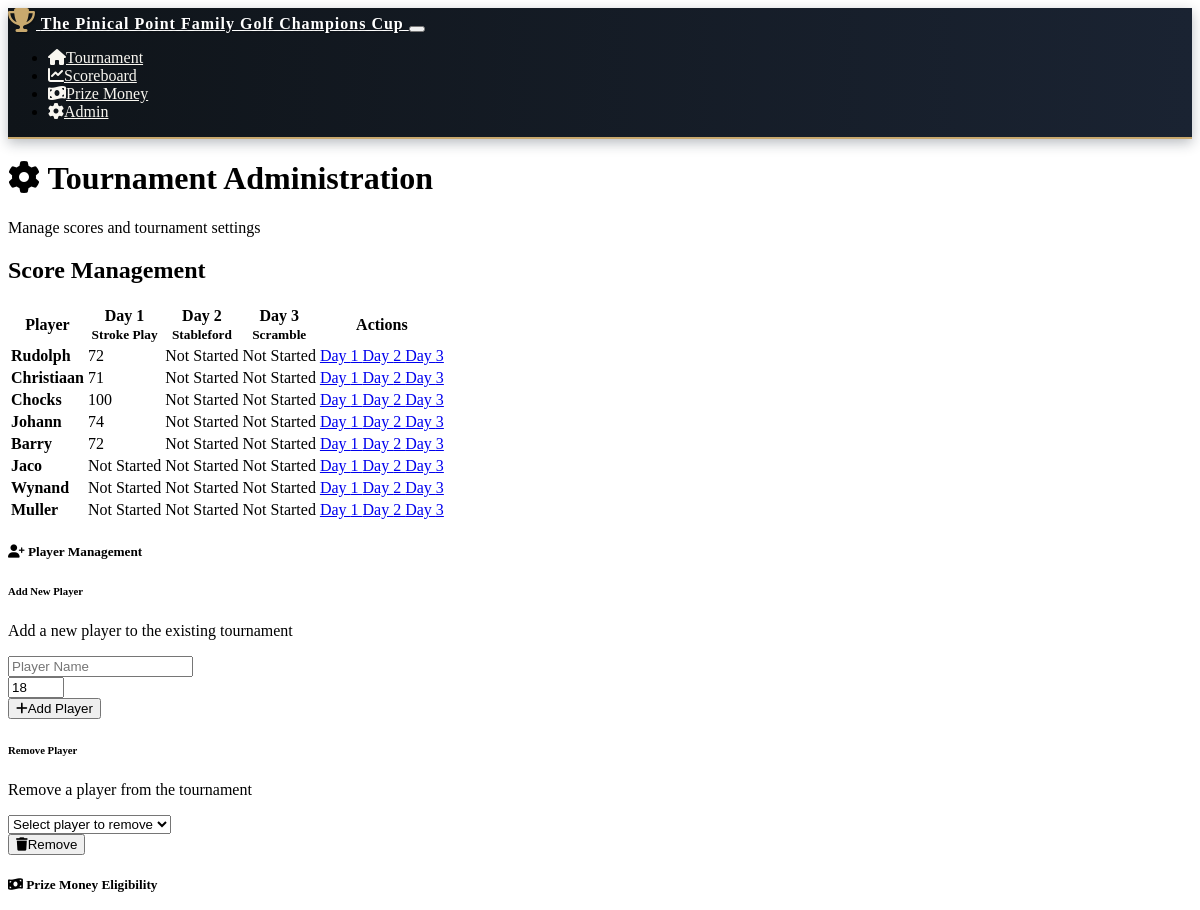
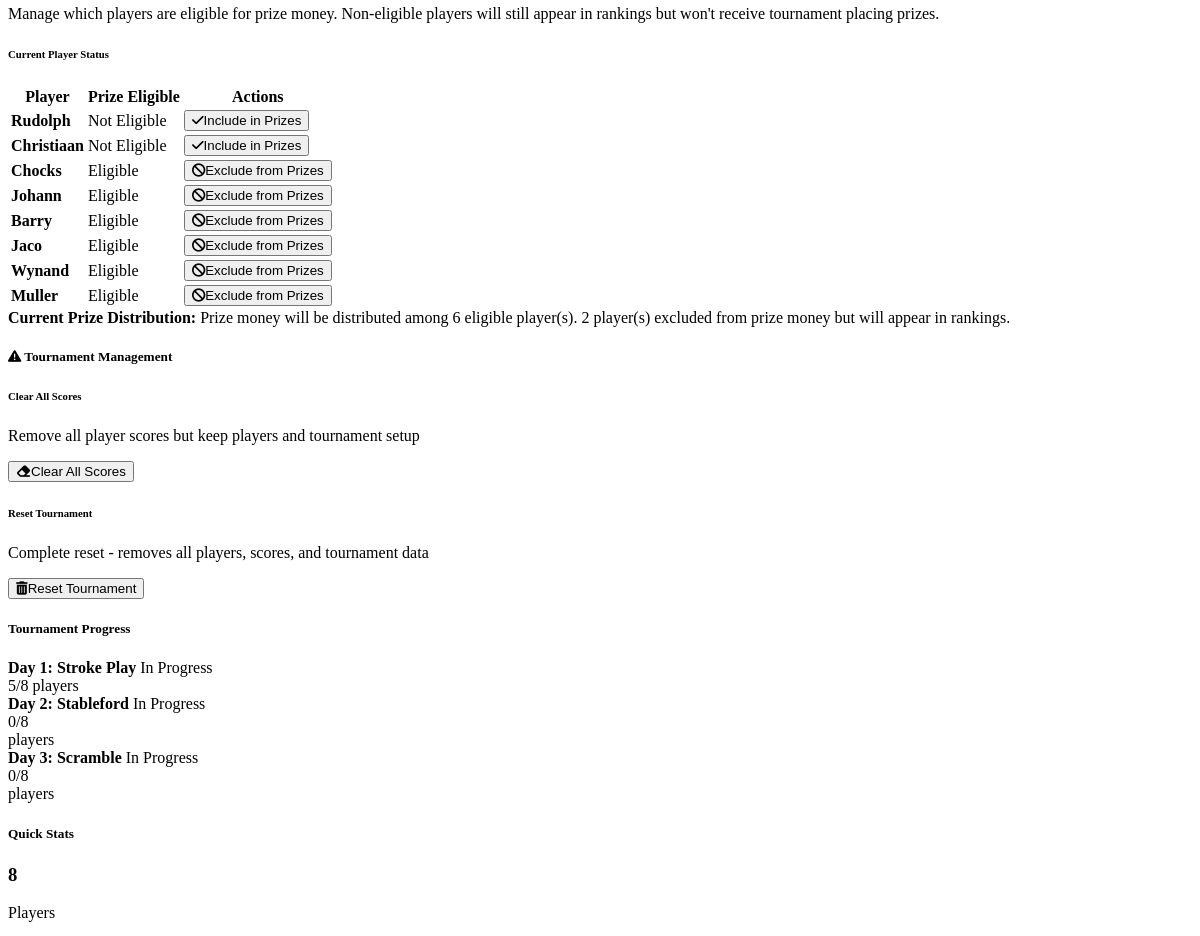
/admin (upper part), run on an earlier commit of the app's database (2 pictures, top to bottom).
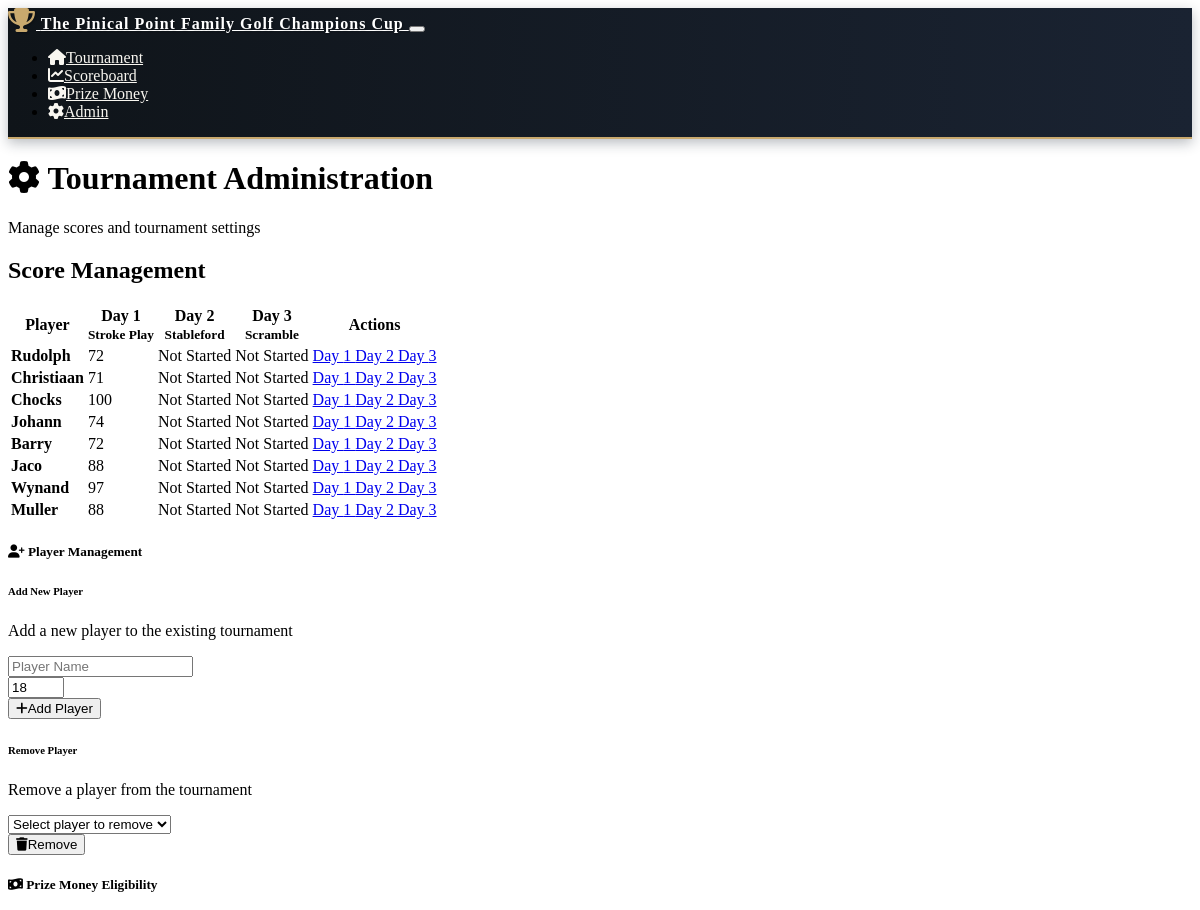
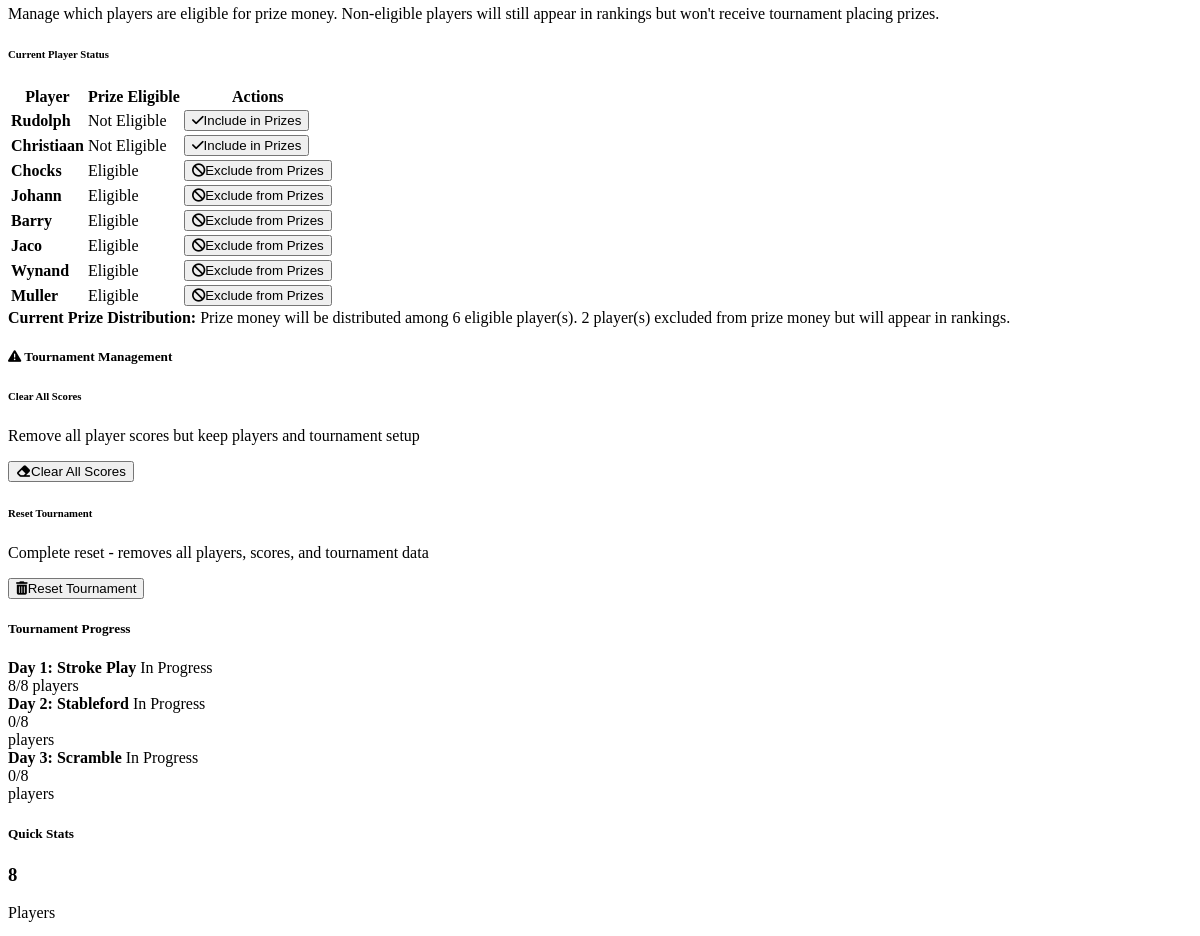
And on a later commit of the database (2 pictures, top to bottom).
### models.py (models this page shows, shortened)
class Round(db.Model):
    id = db.Column(db.Integer, primary_key=True)
    tournament_id = db.Column(db.Integer, db.ForeignKey('tournament.id'), nullable=False)
    day = db.Column(db.Integer, nullable=False)  # 1, 2, or 3
    format = db.Column(db.String(50), nullable=False)  # 'stroke_play', 'stableford', 'scramble'
    date = db.Column(db.Date, nullable=False)
    completed = db.Column(db.Boolean, default=False)
    scores = db.relationship('Score', backref='round', lazy=True)

class Score(db.Model):
    id = db.Column(db.Integer, primary_key=True)
    player_id = db.Column(db.Integer, db.ForeignKey('player.id'), nullable=False)
    round_id = db.Column(db.Integer, db.ForeignKey('round.id'), nullable=False)
    hole_1 = db.Column(db.Integer)
    hole_2 = db.Column(db.Integer)
    hole_3 = db.Column(db.Integer)
    hole_4 = db.Column(db.Integer)
    hole_5 = db.Column(db.Integer)
    hole_6 = db.Column(db.Integer)
    hole_7 = db.Column(db.Integer)
    hole_8 = db.Column(db.Integer)
    hole_9 = db.Column(db.Integer)
    hole_10 = db.Column(db.Integer)
    hole_11 = db.Column(db.Integer)
    hole_12 = db.Column(db.Integer)
    hole_13 = db.Column(db.Integer)
    hole_14 = db.Column(db.Integer)
    hole_15 = db.Column(db.Integer)
    hole_16 = db.Column(db.Integer)
    hole_17 = db.Column(db.Integer)
    hole_18 = db.Column(db.Integer)
    total_strokes = db.Column(db.Integer)
    stableford_points = db.Column(db.Integer)
    created_at = db.Column(db.DateTime, default=datetime.utcnow)
    updated_at = db.Column(db.DateTime, default=datetime.utcnow, onupdate=datetime.utcnow)

### routes.py (the view)
@app.route('/admin')
def admin():
    tournament = Tournament.query.first()
    if not tournament:
        return redirect(url_for('player_setup'))
    players = Player.query.filter_by(tournament_id=tournament.id).all()
    rounds = Round.query.filter_by(tournament_id=tournament.id).order_by(Round.day).all()
    return render_template('admin.html',
                         tournament=tournament,
                         players=players,
                         rounds=rounds,
                         tournament_formats=TOURNAMENT_FORMATS)

### templates/admin.html (shortened to what the changed rows need)
{% extends "base.html" %}
{% block content %}
<div class="container">
    <div class="row mb-4">
        <div class="col-12">
            <div class="card bg-primary">
                <div class="card-body">
                    <h1 class="card-title text-white mb-0">
                        <i class="fas fa-cog me-2"></i>
                        Tournament Administration
                    </h1>
                </div>
            </div>
        </div>
    </div>
    <div class="row mb-4">
        <div class="col-12">
            <h2 class="mb-3">Score Management</h2>
            <div class="card">
                <div class="card-body">
                    <div class="table-responsive">
                        <table class="table table-hover">
                            <thead class="table-dark">
                                <tr>
                                    <th>Player</th>
                                    {% for round in rounds %}
                                    <th class="text-center">
                                        Day {{ round.day }}<br>
                                        <small>{{ tournament_formats[round.day].name }}</small>
                                    </th>
                                    {% endfor %}
                                    <th>Actions</th>
                                </tr>
                            </thead>
                            <tbody>
                                {% for player in players %}
                                <tr>
                                    <td><strong>{{ player.name }}</strong></td>
                                    {% for round in rounds %}
                                    <td class="text-center">
                                        {% set score = player.scores|selectattr('round_id', 'equalto', round.id)|first %}
                                        {% if score and score.total_strokes %}
                                            {% if round.format == 'stableford' %}
                                                <span class="badge bg-success">{{ score.stableford_points }} pts</span>
                                            {% else %}
                                                <span class="badge bg-info">{{ score.total_strokes }}</span>
                                            {% endif %}
                                        {% else %}
                                            <span class="text-muted">Not Started</span>
                                        {% endif %}
                                    </td>
                                    {% endfor %}
                                    <td>
                                        <div class="btn-group" role="group">
                                            {% for round in rounds %}
                                            <a href="{{ url_for('scorecard', player_id=player.id, round_id=round.id) }}"
                                               class="btn btn-sm btn-outline-primary">
                                                Day {{ round.day }}
                                            </a>
                                            {% endfor %}
                                        </div>
                                    </td>
                                </tr>
                                {% endfor %}
                            </tbody>
                        </table>
                    </div>
                </div>
            </div>
        </div>
    </div>
    <div class="row mb-4">
        <div class="col-12">
            <div class="card border-info">
                <div class="card-body">
                    <div class="row">
                        <div class="col-12">
                            <div class="table-responsive">
                                <table class="table table-sm">
                                    <thead class="table-light">
                                        <tr>
                                            <th>Player</th>
                                            <th>Prize Eligible</th>
                                            <th>Actions</th>
                                        </tr>
                                    </thead>
                                </table>
                            </div>
                        </div>
                    </div>
                                {% set eligible_count = players|selectattr('prize_eligible')|list|length %}
                </div>
            </div>
        </div>
    </div>
    </div>
    <div class="row mb-4">
        <div class="col-md-6">
            <div class="card">
                <div class="card-body">
                    {% for round in rounds %}
                    <div class="mb-3">
                        <div class="d-flex justify-content-between align-items-center mb-1">
                            <span><strong>Day {{ round.day }}: {{ tournament_formats[round.day].name }}</strong></span>
                            {% if round.completed %}
                                <span class="badge bg-success">Completed</span>
                            {% else %}
                                <span class="badge bg-warning">In Progress</span>
                            {% endif %}
                        </div>
                        <div class="progress">
                            {% set completed_scores = round.scores|selectattr('total_strokes')|list|length %}
                            {% set progress = (completed_scores / players|length * 100) if players else 0 %}
                            <div class="progress-bar" style="width: {{ progress }}%">
                                {{ completed_scores }}/{{ players|length }} players
                            </div>
                        </div>
                    </div>
                    {% endfor %}
                </div>
            </div>
        </div>
    </div>
{% endblock %}

What changed in the data, as far as the page shows it:
shown differently, row unchanged: Round "Stroke Play": {{ progress }} 62.5 → 100.0 (drawn); completed_scores "5" → "8"; no longer shows "Not Started Not Started Not Started"
added Score: total_strokes "88"
added Score: total_strokes "97"
added Score: total_strokes "88"
